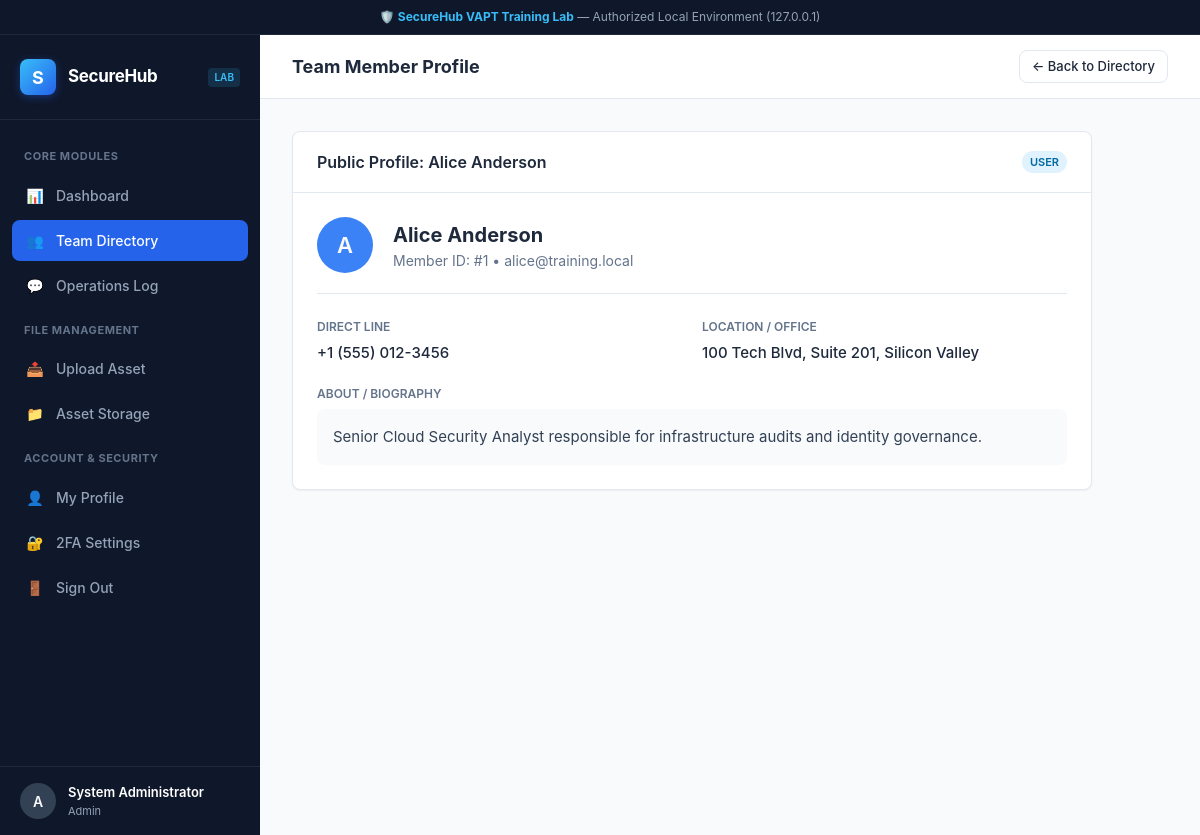
Screenshot of /user/1 (signed in) with the database file from the repository.
### tables this page shows
CREATE TABLE users (
            id INTEGER PRIMARY KEY AUTOINCREMENT,
            username TEXT UNIQUE NOT NULL,
            password TEXT NOT NULL,
            email TEXT NOT NULL,
            role TEXT NOT NULL DEFAULT 'user',
            display_name TEXT,
            phone TEXT,
            address TEXT,
            bio TEXT,
            two_factor_enabled INTEGER DEFAULT 0,
            two_factor_secret TEXT
        );

### app.py (the view)
@app.route("/user/<int:user_id>")
@login_required
def user_detail(user_id):
    current_user = get_current_user()
    db = get_db()
    target_user = db.execute("SELECT * FROM users WHERE id = ?", (user_id,)).fetchone()
    if not target_user:
        flash("Target user record not found.", "error")
        return redirect(url_for("users_list"))
    return render_template("user_detail.html", target_user=target_user, current_user=current_user, active_page="users")

### app.py (called while the page is built)
def get_db():
    if "db" not in g:
        g.db = sqlite3.connect(DATABASE_PATH)
        g.db.row_factory = sqlite3.Row
    return g.db

def get_current_user():
    user_id = session.get("user_id")
    if not user_id:
        return None
    db = get_db()
    return db.execute("SELECT * FROM users WHERE id = ?", (user_id,)).fetchone()

def login_required(f):
    @functools.wraps(f)
    def decorated_function(*args, **kwargs):
        if "user_id" not in session:
            flash("Please sign in to access this workspace resource.", "warning")
            return redirect(url_for("login"))
        return f(*args, **kwargs)
    return decorated_function

### templates/user_detail.html (shortened to what this page needs)
{% extends "base.html" %}
{% block header_title %}Team Member Profile{% endblock %}
{% block header_actions %}
<a href="{{ url_for('users_list') }}" class="btn btn-secondary btn-sm">&larr; Back to Directory</a>
{% endblock %}
{% block content %}
<div class="card" style="max-width: 800px;">
    <div class="card-header">
        <h2>Public Profile: {{ target_user.display_name or target_user.username }}</h2>
        <span class="badge badge-{{ 'admin' if target_user.role == 'admin' else 'user' }}">{{ target_user.role }}</span>
    </div>
    <div class="card-body">
        <div style="display: flex; align-items: center; gap: 20px; margin-bottom: 24px; padding-bottom: 20px; border-bottom: 1px solid var(--border-color);">
            <div class="user-avatar" style="width: 56px; height: 56px; font-size: 22px; background: #3b82f6;">
                {{ target_user.username[0].upper() }}
            </div>
            <div>
                <h2 style="font-size: 20px; font-weight: 700;">{{ target_user.display_name or target_user.username }}</h2>
                <div style="color: var(--text-muted); font-size: 14px;">Member ID: #{{ target_user.id }} &bull; {{ target_user.email }}</div>
            </div>
        </div>
        <div style="display: grid; grid-template-columns: 1fr 1fr; gap: 20px;">
            <div>
                <label class="form-label" style="color: var(--text-muted); font-size: 12px; text-transform: uppercase;">Direct Line</label>
                <div style="font-weight: 500; font-size: 15px;">{{ target_user.phone or 'Unlisted' }}</div>
            </div>
            <div>
                <label class="form-label" style="color: var(--text-muted); font-size: 12px; text-transform: uppercase;">Location / Office</label>
                <div style="font-weight: 500; font-size: 15px;">{{ target_user.address or 'Standard Remote' }}</div>
            </div>
            <div style="grid-column: 1 / -1;">
                <label class="form-label" style="color: var(--text-muted); font-size: 12px; text-transform: uppercase;">About / Biography</label>
                <div style="font-weight: 400; font-size: 15px; color: #334155; line-height: 1.6; background: #f8fafc; padding: 16px; border-radius: var(--radius);">
                    {{ target_user.bio or 'No biography provided for this user.' }}
                </div>
            </div>
        </div>
    </div>
</div>
{% endblock %}

### templates/base.html (shortened to what this page needs)
<!DOCTYPE html>
<html lang="en">
<head>
    <link rel="stylesheet" href="{{ url_for('static', filename='css/style.css') }}">
</head>
<body>
    <div class="lab-banner">
        <span>🛡️ <strong>SecureHub VAPT Training Lab</strong> — Authorized Local Environment (127.0.0.1)</span>
    </div>
    <div class="app-container">
        <aside class="sidebar">
            <div class="brand-header">
                <div class="brand-logo">S</div>
                <div class="brand-title">SecureHub</div>
                <span class="brand-badge">Lab</span>
            </div>
            <nav class="nav-menu">
                <div class="nav-section-title">Core Modules</div>
                <a href="{{ url_for('dashboard') }}" class="nav-item {% if active_page == 'dashboard' %}active{% endif %}">
                    <span class="nav-icon">📊</span>
                    <span>Dashboard</span>
                </a>
                <a href="{{ url_for('users_list') }}" class="nav-item {% if active_page == 'users' %}active{% endif %}">
                    <span class="nav-icon">👥</span>
                    <span>Team Directory</span>
                </a>
                <a href="{{ url_for('comments_view') }}" class="nav-item {% if active_page == 'comments' %}active{% endif %}">
                    <span class="nav-icon">💬</span>
                    <span>Operations Log</span>
                </a>
                <div class="nav-section-title">File Management</div>
                <a href="{{ url_for('upload_view') }}" class="nav-item {% if active_page == 'upload' %}active{% endif %}">
                    <span class="nav-icon">📤</span>
                    <span>Upload Asset</span>
                </a>
                <a href="{{ url_for('uploads_gallery') }}" class="nav-item {% if active_page == 'uploads' %}active{% endif %}">
                    <span class="nav-icon">📁</span>
                    <span>Asset Storage</span>
                </a>
                <div class="nav-section-title">Account & Security</div>
                <a href="{{ url_for('profile_view') }}" class="nav-item {% if active_page == 'profile' %}active{% endif %}">
                    <span class="nav-icon">👤</span>
                    <span>My Profile</span>
                </a>
                <a href="{{ url_for('two_factor_view') }}" class="nav-item {% if active_page == '2fa' %}active{% endif %}">
                    <span class="nav-icon">🔐</span>
                    <span>2FA Settings</span>
                </a>
                <a href="{{ url_for('logout') }}" class="nav-item">
                    <span class="nav-icon">🚪</span>
                    <span>Sign Out</span>
                </a>
            </nav>
            {% if current_user %}
            <div class="sidebar-user">
                <div class="user-avatar">{{ current_user['username'][0].upper() }}</div>
                <div class="user-info">
                    <div class="user-name">{{ current_user['display_name'] or current_user['username'] }}</div>
                    <div class="user-role">{{ current_user['role'] }}</div>
                </div>
            </div>
            {% endif %}
        </aside>
        <main class="main-wrapper">
            <header class="top-navbar">
                <div class="page-headline">{% block header_title %}Workspace Overview{% endblock %}</div>
                <div class="top-actions">
                    {% block header_actions %}{% endblock %}
                </div>
            </header>
            <div class="content-container">
                {% block content %}{% endblock %}
            </div>
        </main>
    </div>
</body>
</html>

### rows the page displays
users: username "A", display_name "System Administrator", role "Admin"
users: display_name "Alice Anderson", role "USER", username "A", id "1", email "alice@training.local", phone "+1 (555) 012-3456", address "100 Tech Blvd, Suite 201, Silicon Valley", bio "Senior Cloud Security Analyst responsible for infrastructure audits and identity governance."
